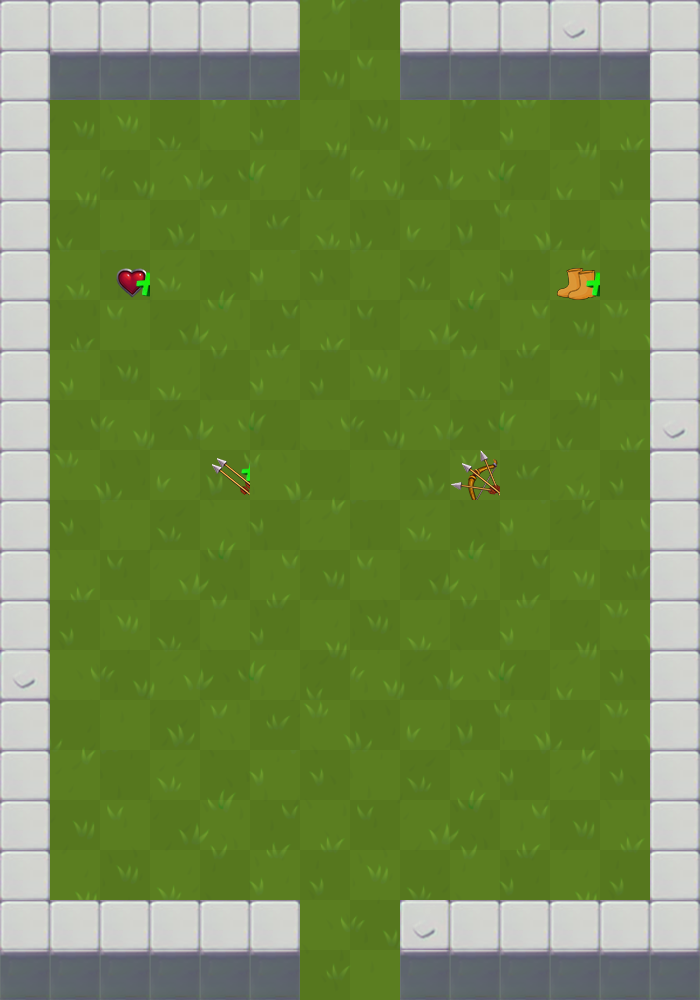

Rendered tile map (Tiled .tmx) drawn with the repository's tilesets; below, a short description and the map source with its tile grids summarised:
An orthogonal 14x20 tile map with 50x50 px tiles, 14 tile layers (suelo, pared, enemigos1, enemigos2, ...), 12 tilesets.

<map version="1.2" tiledversion="1.2.3" orientation="orthogonal" renderorder="right-down" width="14" height="20" tilewidth="50" tileheight="50" infinite="0" nextlayerid="15" nextobjectid="1">
 <properties>
  <property name="LongitudSierra" type="float" value="11" />
  <property name="MovingEnemyFinalPosX" type="float" value="3" />
  <property name="MovingEnemyFinalPosY" type="float" value="13" />
 </properties>
 <tileset firstgid="1" name="0" tilewidth="50" tileheight="50" tilecount="1" columns="1">
  <image source="tiles/0.png" width="64" height="64" />
 </tileset>
 <tileset firstgid="2" name="1" tilewidth="50" tileheight="50" tilecount="1" columns="1">
  <image source="tiles/1.png" width="64" height="64" />
 </tileset>
 <tileset firstgid="3" name="2" tilewidth="50" tileheight="50" tilecount="1" columns="1">
  <image source="tiles/2.png" width="64" height="64" />
 </tileset>
 <tileset firstgid="4" name="3" tilewidth="50" tileheight="50" tilecount="1" columns="1">
  <image source="tiles/3.png" width="64" height="64" />
 </tileset>
 <tileset firstgid="5" name="suciedad50" tilewidth="50" tileheight="50" tilecount="1" columns="1">
  <image source="tiles/suciedad50.png" width="50" height="50" />
 </tileset>
 <tileset firstgid="6" name="hoyo250" tilewidth="50" tileheight="50" tilecount="1" columns="1">
  <image source="tiles/hoyo250.png" width="50" height="50" />
 </tileset>
 <tileset firstgid="7" name="hoyo50" tilewidth="50" tileheight="50" tilecount="1" columns="1">
  <image source="tiles/hoyo50.png" width="50" height="50" />
 </tileset>
 <tileset firstgid="8" name="PuertaTransparente" tilewidth="50" tileheight="50" tilecount="1" columns="1">
  <image source="tiles/PuertaTransparente.png" width="50" height="50" />
 </tileset>
 <tileset firstgid="9" name="Bloque" tilewidth="50" tileheight="50" tilecount="1" columns="1">
  <image source="tiles/Bloque.png" width="50" height="50" />
 </tileset>
 <tileset firstgid="10" name="Bloque2" tilewidth="50" tileheight="50" tilecount="1" columns="1">
  <image source="tiles/Bloque2.png" width="50" height="50" />
 </tileset>
 <tileset firstgid="11" name="BloquePerp" tilewidth="50" tileheight="50" tilecount="1" columns="1">
  <image source="tiles/BloquePerp.png" width="50" height="50" />
 </tileset>
 <tileset firstgid="12" name="sueloCespedCompleto" tilewidth="50" tileheight="50" tilecount="280" columns="14">
  <image source="tiles/sueloCespedCompleto.png" width="700" height="1000" />
 </tileset>
 <layer id="1" name="suelo" width="14" height="20">
  <data>[280 cells, 280 non-empty, 280 distinct tile ids]</data>
 </layer>
 <layer id="2" name="pared" width="14" height="20">
  <data>[280 cells, 80 non-empty, 3 distinct tile ids]</data>
 </layer>
 <layer id="3" name="enemigos1" width="14" height="20">
  <data>[280 cells, 0 non-empty, 0 distinct tile ids]</data>
 </layer>
 <layer id="4" name="enemigos2" width="14" height="20">
  <data>[280 cells, 0 non-empty, 0 distinct tile ids]</data>
 </layer>
 <layer id="5" name="enemigos3" width="14" height="20">
  <data>[280 cells, 0 non-empty, 0 distinct tile ids]</data>
 </layer>
 <layer id="14" name="enemigos4" width="14" height="20">
  <data>[280 cells, 0 non-empty, 0 distinct tile ids]</data>
 </layer>
 <layer id="6" name="blocker" width="14" height="20">
  <data>[280 cells, 0 non-empty, 0 distinct tile ids]</data>
 </layer>
 <layer id="12" name="pinchos" width="14" height="20">
  <data>[280 cells, 0 non-empty, 0 distinct tile ids]</data>
 </layer>
 <layer id="13" name="sierra" width="14" height="20">
  <data>[280 cells, 0 non-empty, 0 distinct tile ids]</data>
 </layer>
 <layer id="7" name="mejoraVida" width="14" height="20">
  <data>[280 cells, 1 non-empty, 1 distinct tile ids]</data>
 </layer>
 <layer id="8" name="mejoraAtaque" width="14" height="20">
  <data>[280 cells, 1 non-empty, 1 distinct tile ids]</data>
 </layer>
 <layer id="9" name="mejoraMovimiento" width="14" height="20">
  <data>[280 cells, 1 non-empty, 1 distinct tile ids]</data>
 </layer>
 <layer id="10" name="mejoraCadencia" width="14" height="20">
  <data>[280 cells, 1 non-empty, 1 distinct tile ids]</data>
 </layer>
 <layer id="11" name="puerta" width="14" height="20">
  <data>[280 cells, 2 non-empty, 1 distinct tile ids]</data>
 </layer>
</map>
